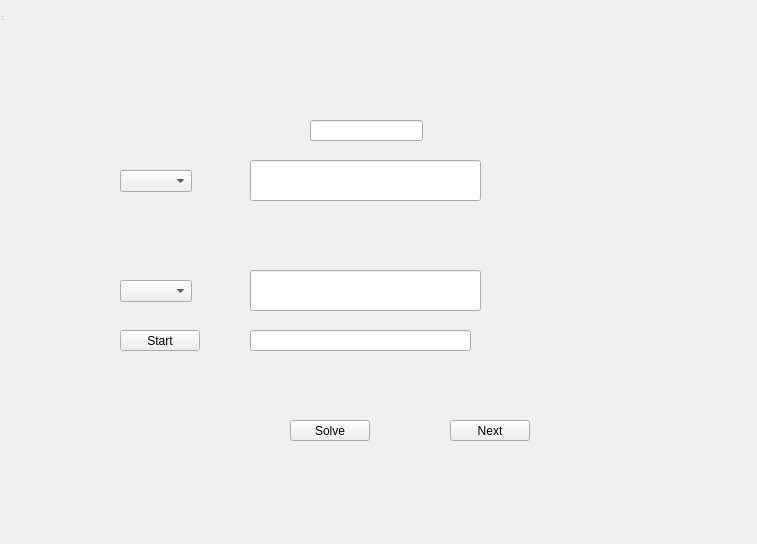
<ui version="4.0">
 <class>Vokabeltrainer</class>
 <widget name="Vokabeltrainer" class="QWidget">
  <property name="geometry">
   <rect>
    <x>0</x>
    <y>0</y>
    <width>757</width>
    <height>544</height>
   </rect>
  </property>
  <property name="windowTitle">
   <string>Vokabekltrainer</string>
  </property>
  <widget class="QWidget" name="centralwidget">
   <widget class="QLineEdit" name="le__call">
    <property name="geometry">
     <rect>
      <x>250</x>
      <y>160</y>
      <width>231</width>
      <height>41</height>
     </rect>
    </property>
    <property name="readOnly">
     <bool>true</bool>
    </property>
   </widget>
   <widget class="QLineEdit" name="le_solution">
    <property name="geometry">
     <rect>
      <x>250</x>
      <y>270</y>
      <width>231</width>
      <height>41</height>
     </rect>
    </property>
   </widget>
   <widget class="QPushButton" name="btn_solve">
    <property name="geometry">
     <rect>
      <x>290</x>
      <y>420</y>
      <width>80</width>
      <height>21</height>
     </rect>
    </property>
    <property name="text">
     <string>Solve</string>
    </property>
   </widget>
   <widget class="QPushButton" name="btn_next">
    <property name="geometry">
     <rect>
      <x>450</x>
      <y>420</y>
      <width>80</width>
      <height>21</height>
     </rect>
    </property>
    <property name="text">
     <string>Next</string>
    </property>
   </widget>
   <widget class="QComboBox" name="cb_call">
    <property name="geometry">
     <rect>
      <x>120</x>
      <y>170</y>
      <width>72</width>
      <height>22</height>
     </rect>
    </property>
   </widget>
   <widget class="QComboBox" name="cb_solution">
    <property name="geometry">
     <rect>
      <x>120</x>
      <y>280</y>
      <width>72</width>
      <height>22</height>
     </rect>
    </property>
   </widget>
   <widget class="QPushButton" name="btn_start">
    <property name="geometry">
     <rect>
      <x>120</x>
      <y>330</y>
      <width>80</width>
      <height>21</height>
     </rect>
    </property>
    <property name="text">
     <string>Start</string>
    </property>
   </widget>
   <widget class="QLineEdit" name="le_feedback">
    <property name="geometry">
     <rect>
      <x>250</x>
      <y>330</y>
      <width>221</width>
      <height>21</height>
     </rect>
    </property>
    <property name="readOnly">
     <bool>true</bool>
    </property>
   </widget>
   <widget class="QLineEdit" name="le_level">
    <property name="geometry">
     <rect>
      <x>310</x>
      <y>120</y>
      <width>113</width>
      <height>21</height>
     </rect>
    </property>
    <property name="readOnly">
     <bool>true</bool>
    </property>
   </widget>
  </widget>
  <widget class="QStatusBar" name="statusbar"/>
 </widget>
 <resources/>
 <connections/>
</ui>
